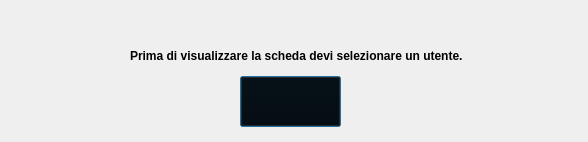
<?xml version="1.0" encoding="UTF-8"?>
<ui version="4.0">
 <class>Dialog</class>
 <widget class="QDialog" name="Dialog">
  <property name="geometry">
   <rect>
    <x>0</x>
    <y>0</y>
    <width>588</width>
    <height>142</height>
   </rect>
  </property>
  <property name="windowTitle">
   <string>Dialog</string>
  </property>
  <widget class="QLabel" name="label">
   <property name="geometry">
    <rect>
     <x>130</x>
     <y>40</y>
     <width>391</width>
     <height>31</height>
    </rect>
   </property>
   <property name="font">
    <font>
     <weight>75</weight>
     <bold>true</bold>
    </font>
   </property>
   <property name="text">
    <string>Prima di visualizzare la scheda devi selezionare un utente.</string>
   </property>
  </widget>
  <widget class="QLabel" name="label_2">
   <property name="geometry">
    <rect>
     <x>70</x>
     <y>30</y>
     <width>41</width>
     <height>41</height>
    </rect>
   </property>
   <property name="text">
    <string/>
   </property>
   <property name="textFormat">
    <enum>Qt::RichText</enum>
   </property>
   <property name="pixmap">
    <pixmap>Icona Errore.png</pixmap>
   </property>
   <property name="scaledContents">
    <bool>true</bool>
   </property>
  </widget>
  <widget class="QPushButton" name="okButton">
   <property name="geometry">
    <rect>
     <x>240</x>
     <y>76</y>
     <width>101</width>
     <height>51</height>
    </rect>
   </property>
   <property name="styleSheet">
    <string notr="true">background-color:transparent;</string>
   </property>
   <property name="text">
    <string/>
   </property>
   <property name="icon">
    <iconset>
     <normaloff>Icona Ok.png</normaloff>Icona Ok.png</iconset>
   </property>
   <property name="iconSize">
    <size>
     <width>40</width>
     <height>40</height>
    </size>
   </property>
  </widget>
 </widget>
 <resources/>
 <connections/>
</ui>
